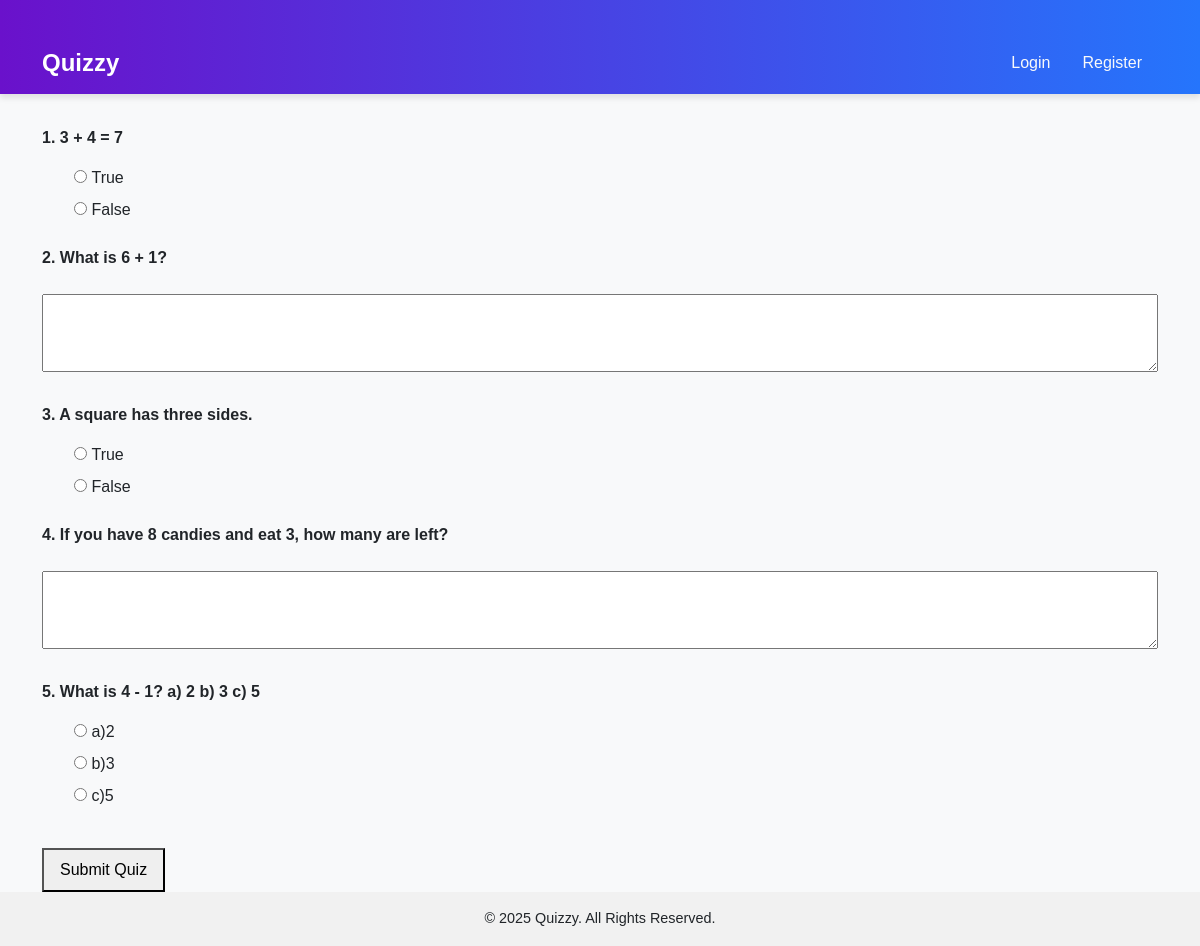
The app's page /quiz/3/attempt/ with its own data.
### quizzes/models.py (models this page shows, shortened)
class Question(models.Model):
    quiz = models.ForeignKey(Quiz, related_name='questions', on_delete=models.CASCADE)
    text = models.TextField()
    question_type = models.CharField(max_length=2, choices=Quiz.QUESTION_TYPES)
    image = models.ImageField(upload_to='question_images/', null=True, blank=True)

class QuestionOption(models.Model):
    question = models.ForeignKey(Question, related_name='options', on_delete=models.CASCADE)
    text = models.CharField(max_length=200)
    is_correct = models.BooleanField(default=False)

### quizzes/views.py (the view, shortened to what this page needs)
# urls.py: path('quiz/<int:quiz_id>/attempt/', views.quiz_attempt, name='quiz_attempt'),
def quiz_attempt(request, quiz_id):
    quiz = get_object_or_404(Quiz, id=quiz_id)
    return render(request, 'quiz_attempt.html', {'quiz': quiz})

### templates/quiz_attempt.html (shortened to what this page needs)
{% extends 'base.html' %}
{% block content %}
<form method="post">
    {% for question in quiz.questions.all %}
        <div class="question-container mb-4">
            <p class="question">
                <strong>{{ forloop.counter }}. {{ question.text }}</strong>
            </p>
            {% if question.question_type == 'MC' %}
                <div class="options-list">
                    {% for option in question.options.all %}
                        <div class="option">
                            <input type="radio"
                                   name="question_{{ question.id }}"
                                   id="option_{{ question.id }}_{{ option.id }}"
                                   value="{{ option.id }}">
                            <label for="option_{{ question.id }}_{{ option.id }}">
                                {{ option.text }}
                            </label>
                        </div>
                    {% endfor %}
                </div>
            {% elif question.question_type == 'TF' %}
                <div class="options-list">
                    <div class="option">
                        <input type="radio"
                               name="question_{{ question.id }}"
                               id="true_{{ question.id }}"
                               value="True">
                        <label for="true_{{ question.id }}">True</label>
                    </div>
                    <div class="option">
                        <input type="radio"
                               name="question_{{ question.id }}"
                               id="false_{{ question.id }}"
                               value="False">
                        <label for="false_{{ question.id }}">False</label>
                    </div>
                </div>
            {% elif question.question_type == 'SA' %}
                <div class="short-answer">
                    <textarea name="question_{{ question.id }}"
                              rows="3"
                              class="w-full"></textarea>
                </div>
            {% endif %}
        </div>
    {% endfor %}
    <button type="submit" class="submit-btn">Submit Quiz</button>
</form>
{% endblock %}

### templates/base.html (style rules this page uses)
body { font-family: 'Arial', sans-serif; background-color: #f8f9fa; margin: 0; display: flex; flex-direction: column; min-height: 100vh; }

### templates/quiz_attempt.html (style rules this page uses)
.question-container { margin-bottom: 2rem; }
.question { margin-bottom: 1rem; }
.options-list { margin-left: 2rem; }
.option { margin-bottom: 0.5rem; }
.short-answer textarea { width: 100%; margin-top: 0.5rem; }
.submit-btn { padding: 0.5rem 1rem; margin-top: 1rem; }

### records on screen
Question: text "3 + 4 = 7"
Question: text "What is 6 + 1?"
Question: text "A square has three sides."
Question: text "If you have 8 candies and eat 3, how many are left?"
Question: text "What is 4 - 1? a) 2 b) 3 c) 5"
QuestionOption: text "a)2"
QuestionOption: text "b)3"
QuestionOption: text "c)5"

### other values on screen
{{ year|default:2025 }} "2025"
